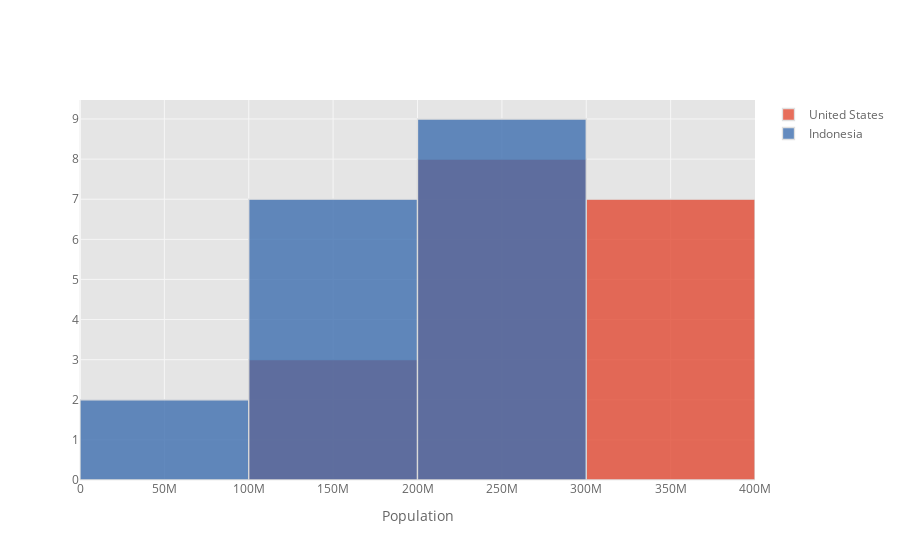

Notebook source saved alongside this figure:
### Markdown cell above
# Histogram

### Code cell
df_pivot[['United States','Indonesia']].iplot(kind = 'hist',xTitle = 'Population',bins=3)

### Figure 1 — Plotly figure (JSON) as saved in the notebook; plotly's stock layout.template omitted (floating-point values rounded to 4 significant figures)
{"data": [{"histfunc": "count", "histnorm": "", "marker": {"color": "rgba(226, 74, 51, 1.0)", "line": {"color": "#D9D9D9", "width": 1.3}}, "name": "United States", "nbinsx": 3, "opacity": 0.8, "orientation": "v", "type": "histogram", "x": [171685336, 186720571, 199733676, 209513341, 219081251, 229476354, 240499825, 252120309, 265163745, 281710909, 294993511, 309011475, 320878310, 323015995, 325084756, 327096265, 329064917, 331002651]}, {"histfunc": "count", "histnorm": "", "marker": {"color": "rgba(62, 111, 176, 1.0)", "line": {"color": "#D9D9D9", "width": 1.3}}, "name": "Indonesia", "nbinsx": 3, "opacity": 0.8, "orientation": "v", "type": "histogram", "x": [77273425, 87751068, 100267062, 114793178, 130680727, 147447836, 164982451, 181413402, 196934260, 211513823, 226289470, 241834215, 258383256, 261556381, 264650963, 267670543, 270625568, 273523615]}], "layout": {"autosize": true, "barmode": "overlay", "legend": {"bgcolor": "#FFFFFF", "font": {"color": "#666666"}}, "paper_bgcolor": "#FFFFFF", "plot_bgcolor": "#E5E5E5", "title": {"font": {"color": "#151516"}}, "xaxis": {"autorange": true, "gridcolor": "#F6F6F6", "range": [-0.5, 400000000.0], "showgrid": true, "tickfont": {"color": "#666666"}, "title": {"font": {"color": "#666666"}, "text": "Population"}, "type": "linear", "zerolinecolor": "#F6F6F6"}, "yaxis": {"autorange": true, "gridcolor": "#F6F6F6", "range": [0, 9.474], "showgrid": true, "tickfont": {"color": "#666666"}, "title": {"font": {"color": "#666666"}, "text": ""}, "zerolinecolor": "#F6F6F6"}}}
